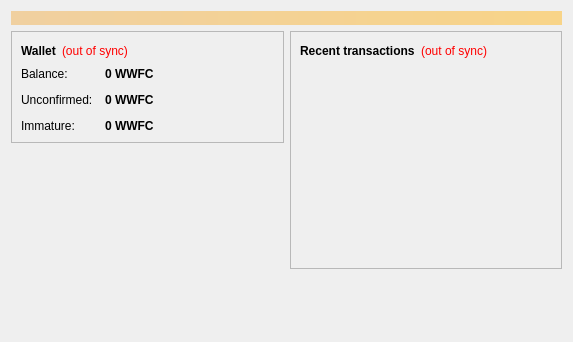
<?xml version="1.0" encoding="UTF-8"?>
<ui version="4.0">
 <class>OverviewPage</class>
 <widget class="QWidget" name="OverviewPage">
  <property name="geometry">
   <rect>
    <x>0</x>
    <y>0</y>
    <width>573</width>
    <height>342</height>
   </rect>
  </property>
  <property name="windowTitle">
   <string>Form</string>
  </property>
  <layout class="QVBoxLayout" name="topLayout">
   <item>
    <widget class="QLabel" name="labelAlerts">
     <property name="visible">
      <bool>false</bool>
     </property>
     <property name="styleSheet">
      <string notr="true">background-color: qlineargradient(x1: 0, y1: 0, x2: 1, y2: 0, stop:0 #F0D0A0, stop:1 #F8D488); color:#000000;</string>
     </property>
     <property name="wordWrap">
      <bool>true</bool>
     </property>
     <property name="margin">
      <number>3</number>
     </property>
    </widget>
   </item>
   <item>
    <layout class="QHBoxLayout" name="horizontalLayout" stretch="1,1">
     <item>
      <layout class="QVBoxLayout" name="verticalLayout_2">
       <item>
        <widget class="QFrame" name="frame">
         <property name="frameShape">
          <enum>QFrame::StyledPanel</enum>
         </property>
         <property name="frameShadow">
          <enum>QFrame::Raised</enum>
         </property>
         <layout class="QVBoxLayout" name="verticalLayout_4">
          <item>
           <layout class="QHBoxLayout" name="horizontalLayout_4">
            <item>
             <widget class="QLabel" name="label_5">
              <property name="font">
               <font>
                <weight>75</weight>
                <bold>true</bold>
               </font>
              </property>
              <property name="text">
               <string>Wallet</string>
              </property>
             </widget>
            </item>
            <item>
             <widget class="QLabel" name="labelWalletStatus">
              <property name="toolTip">
               <string>The displayed information may be out of date. Your wallet automatically synchronizes with the Litecoin network after a connection is established, but this process has not completed yet.</string>
              </property>
              <property name="styleSheet">
               <string notr="true">QLabel { color: red; }</string>
              </property>
              <property name="text">
               <string notr="true">(out of sync)</string>
              </property>
              <property name="alignment">
               <set>Qt::AlignLeading|Qt::AlignLeft|Qt::AlignVCenter</set>
              </property>
             </widget>
            </item>
            <item>
             <spacer name="horizontalSpacer_2">
              <property name="orientation">
               <enum>Qt::Horizontal</enum>
              </property>
              <property name="sizeHint" stdset="0">
               <size>
                <width>40</width>
                <height>20</height>
               </size>
              </property>
             </spacer>
            </item>
           </layout>
          </item>
          <item>
           <layout class="QFormLayout" name="formLayout_2">
            <property name="fieldGrowthPolicy">
             <enum>QFormLayout::AllNonFixedFieldsGrow</enum>
            </property>
            <property name="horizontalSpacing">
             <number>12</number>
            </property>
            <property name="verticalSpacing">
             <number>12</number>
            </property>
            <item row="0" column="0">
             <widget class="QLabel" name="label">
              <property name="text">
               <string>Balance:</string>
              </property>
             </widget>
            </item>
            <item row="0" column="1">
             <widget class="QLabel" name="labelBalance">
              <property name="font">
               <font>
                <weight>75</weight>
                <bold>true</bold>
               </font>
              </property>
              <property name="cursor">
               <cursorShape>IBeamCursor</cursorShape>
              </property>
              <property name="toolTip">
               <string>Your current balance</string>
              </property>
              <property name="text">
               <string notr="true">0 WWFC</string>
              </property>
              <property name="textInteractionFlags">
               <set>Qt::LinksAccessibleByMouse|Qt::TextSelectableByKeyboard|Qt::TextSelectableByMouse</set>
              </property>
             </widget>
            </item>
            <item row="1" column="0">
             <widget class="QLabel" name="label_3">
              <property name="text">
               <string>Unconfirmed:</string>
              </property>
             </widget>
            </item>
            <item row="1" column="1">
             <widget class="QLabel" name="labelUnconfirmed">
              <property name="font">
               <font>
                <weight>75</weight>
                <bold>true</bold>
               </font>
              </property>
              <property name="cursor">
               <cursorShape>IBeamCursor</cursorShape>
              </property>
              <property name="toolTip">
               <string>Total of transactions that have yet to be confirmed, and do not yet count toward the current balance</string>
              </property>
              <property name="text">
               <string notr="true">0 WWFC</string>
              </property>
              <property name="textInteractionFlags">
               <set>Qt::LinksAccessibleByMouse|Qt::TextSelectableByKeyboard|Qt::TextSelectableByMouse</set>
              </property>
             </widget>
            </item>
            <item row="2" column="0">
             <widget class="QLabel" name="labelImmatureText">
              <property name="text">
               <string>Immature:</string>
              </property>
             </widget>
            </item>
            <item row="2" column="1">
             <widget class="QLabel" name="labelImmature">
              <property name="font">
               <font>
                <weight>75</weight>
                <bold>true</bold>
               </font>
              </property>
              <property name="toolTip">
               <string>Mined balance that has not yet matured</string>
              </property>
              <property name="text">
               <string notr="true">0 WWFC</string>
              </property>
              <property name="textInteractionFlags">
               <set>Qt::LinksAccessibleByMouse|Qt::TextSelectableByKeyboard|Qt::TextSelectableByMouse</set>
              </property>
             </widget>
            </item>
           </layout>
          </item>
         </layout>
        </widget>
       </item>
       <item>
        <spacer name="verticalSpacer">
         <property name="orientation">
          <enum>Qt::Vertical</enum>
         </property>
         <property name="sizeHint" stdset="0">
          <size>
           <width>20</width>
           <height>40</height>
          </size>
         </property>
        </spacer>
       </item>
      </layout>
     </item>
     <item>
      <layout class="QVBoxLayout" name="verticalLayout_3">
       <item>
        <widget class="QFrame" name="frame_2">
         <property name="frameShape">
          <enum>QFrame::StyledPanel</enum>
         </property>
         <property name="frameShadow">
          <enum>QFrame::Raised</enum>
         </property>
         <layout class="QVBoxLayout" name="verticalLayout">
          <item>
           <layout class="QHBoxLayout" name="horizontalLayout_2">
            <item>
             <widget class="QLabel" name="label_4">
              <property name="text">
               <string>&lt;b&gt;Recent transactions&lt;/b&gt;</string>
              </property>
             </widget>
            </item>
            <item>
             <widget class="QLabel" name="labelTransactionsStatus">
              <property name="toolTip">
               <string>The displayed information may be out of date. Your wallet automatically synchronizes with the Litecoin network after a connection is established, but this process has not completed yet.</string>
              </property>
              <property name="styleSheet">
               <string notr="true">QLabel { color: red; }</string>
              </property>
              <property name="text">
               <string notr="true">(out of sync)</string>
              </property>
              <property name="alignment">
               <set>Qt::AlignRight|Qt::AlignTrailing|Qt::AlignVCenter</set>
              </property>
             </widget>
            </item>
            <item>
             <spacer name="horizontalSpacer">
              <property name="orientation">
               <enum>Qt::Horizontal</enum>
              </property>
              <property name="sizeHint" stdset="0">
               <size>
                <width>40</width>
                <height>20</height>
               </size>
              </property>
             </spacer>
            </item>
           </layout>
          </item>
          <item>
           <widget class="QListView" name="listTransactions">
            <property name="styleSheet">
             <string notr="true">QListView { background: transparent; }</string>
            </property>
            <property name="frameShape">
             <enum>QFrame::NoFrame</enum>
            </property>
            <property name="verticalScrollBarPolicy">
             <enum>Qt::ScrollBarAlwaysOff</enum>
            </property>
            <property name="horizontalScrollBarPolicy">
             <enum>Qt::ScrollBarAlwaysOff</enum>
            </property>
            <property name="selectionMode">
             <enum>QAbstractItemView::NoSelection</enum>
            </property>
           </widget>
          </item>
         </layout>
        </widget>
       </item>
       <item>
        <spacer name="verticalSpacer_2">
         <property name="orientation">
          <enum>Qt::Vertical</enum>
         </property>
         <property name="sizeHint" stdset="0">
          <size>
           <width>20</width>
           <height>40</height>
          </size>
         </property>
        </spacer>
       </item>
      </layout>
     </item>
    </layout>
   </item>
  </layout>
 </widget>
 <resources/>
 <connections/>
</ui>
